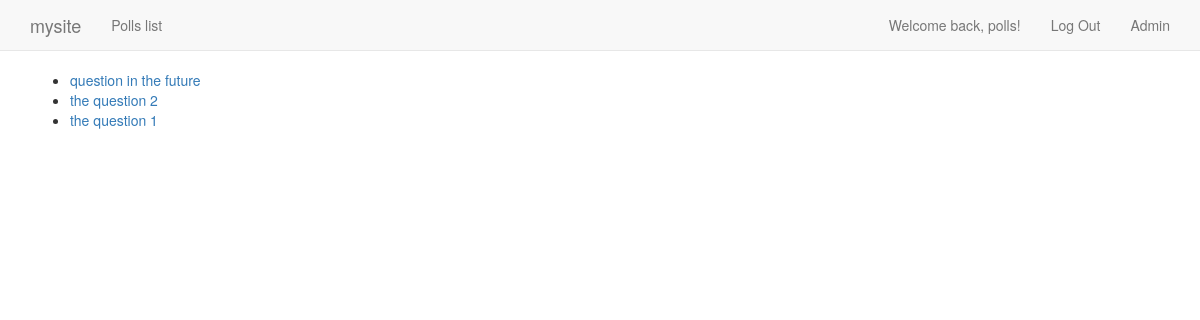
/polls/ (signed in), run on the app's committed database.
### polls/models.py (models this page shows, shortened)
class Question(models.Model):
    question_text = models.CharField(max_length=200)
    pub_date = models.DateField('date published')
    class Meta:
        verbose_name = "Question"
        verbose_name_plural = "Questions"
    def was_published_recently(self):
        delta = timezone.now() - datetime.timedelta(days=1)
        now = timezone.now()
        return delta.date() <= self.pub_date <= now.date()
    was_published_recently.admin_order_field = 'pub_date'
    was_published_recently.boolean = True
    was_published_recently.short_description = 'Published recently?'

### polls/views.py (the view)
class PollsIndexView(ListView):
    template_name = 'polls/index.html'
    context_object_name = 'latest_question_list'
    def get_queryset(self):
        return models.Question.objects.filter(
            pub_date__lte=timezone.now()
        ).order_by('-pub_date')[:5]

### polls/templates/polls/index.html
{% extends '../base.html' %}
{% block body_block %}
    {% if latest_question_list %}
        <ul>
        {% for question in latest_question_list %}
            <li><a href="{% url 'polls:detail' question.id %}">{{ question.question_text }}</a></li>
        {% endfor %}
        </ul>
    {% else %}
        <p>No polls are available.</p>
    {% endif %}
{% endblock body_block %}

### templates/topnavbar.html (shortened to what this page needs)
<nav class="navbar navbar-default navbar-fixed-top">
      <div class="container">
        <div class="navbar-header">
          <a class="navbar-brand" href="{% url 'home' %}">mysite</a>
        </div>
        <div id="navbar" class="navbar-collapse collapse">
          <ul class="nav navbar-nav">
            <li><a href="{% url 'polls:index' %}">Polls list</a></li>
          </ul>
          <ul class="nav navbar-nav navbar-right">
            <li>{% if user.is_authenticated %}
              <a>Welcome back, {{user}}!</a>
            {% endif %}
            </li>
            <li>{% if user.is_authenticated %}
              <a href="{% url 'logout' %}">Log Out</a></li>
            {% else %}
            <li><a href="{% url 'login' %}">Log in</a></li>
            <li><a class="signup" href="{% url 'signup' %}">Sign Up</a></li>
            {% endif %}
            <li><a href="{% url 'admin:index' %}">Admin</a></li>
          </ul>
        </div>
      </div>
    </nav>

### static/css/style.css (style rules this page uses)
body { padding-top: 70px; }

### data on the page
Question: question_text "question in the future"
Question: question_text "the question 2"
Question: question_text "the question 1"

### other printed values
{{ user }} "polls"
